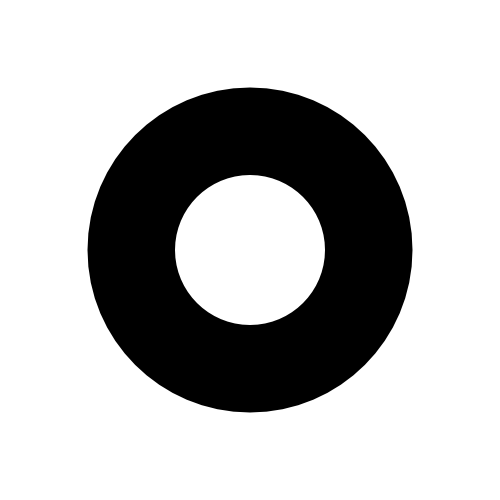
#> input picture assets/template/2circles/2circles-6_5-3-500pixel.png, 500 x 500 px
$ python dual_stereo_calibration.back.py   (older library calls are emulated)
#> lines starting #> are read from the running program, lines starting #| are printed output that depends on the picture; long printed decimals are rounded
import cv2
import numpy as np
import pandas as pd
from PIL import Image
import matplotlib.pyplot as plt
from loguru import logger


class DualStereoCalibration:
    def __init__(
        self,
        camera_matrix_left: np.ndarray | list[list[float]] | None = None,
        camera_matrix_right: np.ndarray | list[list[float]] | None = None,
        distortion_coefficients_left: np.ndarray | list[list[float]] | None = None,
        distortion_coefficients_right: np.ndarray | list[list[float]] | None = None,
        R: np.ndarray | list[list[float]] | None = None,
        T: np.ndarray | list[list[float]] | None = None,
        pixel_width_mm: float | None = None,
    ):
#> further down, left_image is the input picture: shape (500, 500, 3); min 0, max 255, mean 188.5
#| (500, 500, 3)
#| (500, 500, 3)
        self.camera_matrix_left = (
            np.array(camera_matrix_left) if camera_matrix_left is not None else None
        )
        self.camera_matrix_right = (
            np.array(camera_matrix_right) if camera_matrix_right is not None else None
        )
        self.distortion_coefficients_left = (
            np.array(distortion_coefficients_left)
            if distortion_coefficients_left is not None
            else None
        )
        self.distortion_coefficients_right = (
            np.array(distortion_coefficients_right)
            if distortion_coefficients_right is not None
            else None
        )
        self.R = np.array(R) if R is not None else None
        self.T = np.array(T) if T is not None else None
        self.pixel_width_mm = pixel_width_mm if pixel_width_mm is not None else None

    def undistort_images(
        self, image_left: np.ndarray, image_right: np.ndarray
    ) -> tuple[
        np.ndarray,
        np.ndarray,
        np.ndarray,
        np.ndarray,
        np.ndarray | None,
        np.ndarray | None,
        np.ndarray | None,
        np.ndarray | None,
        np.ndarray | None,
        tuple | None,
        tuple | None,
    ]:
        """图像畸变矫正"""
        if any(
            [
                self.camera_matrix_left is None,
                self.camera_matrix_right is None,
                self.distortion_coefficients_left is None,
                self.distortion_coefficients_right is None,
                self.R is None,
                self.T is None,
            ]
        ):
            logger.warning("camera matrices not set, couldn't undistort images.")
            return (
                image_left,
                image_right,
                image_left,
                image_right,
                None,
                None,
                None,
                None,
                None,
                None,
                None,
            )

        # w, h
        image_size = (image_left.shape[1], image_left.shape[0])
#> image_size = (500, 500)

        # [17 lines of commented-out code are left out]
        R1, R2, P1, P2, Q, roi1, roi2 = cv2.stereoRectify(
            self.camera_matrix_left,
            None,
            self.camera_matrix_right,
            None,
            image_size,
            self.R,
            self.T,
        )
#> roi1 = (0, 0, 0, 0); roi2 = (0, 0, 0, 0)

        # 使用 cv2.undistort 进行畸变矫正
        undistorted_image_left: np.ndarray = cv2.undistort(
            image_left, self.camera_matrix_left, self.distortion_coefficients_left
        )
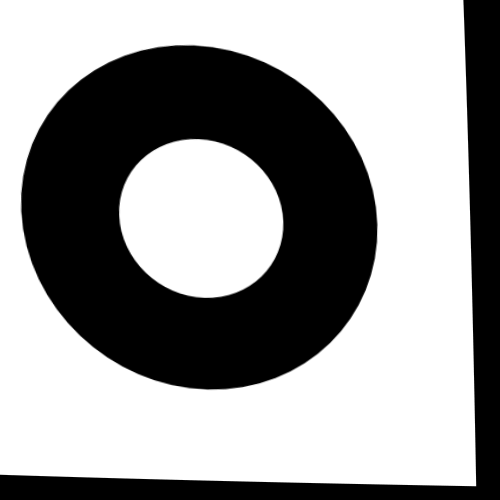
#> undistorted_image_left: shape (500, 500, 3); min 0, max 255, mean 153.8
        undistorted_image_right: np.ndarray = cv2.undistort(
            image_right, self.camera_matrix_right, self.distortion_coefficients_right
        )
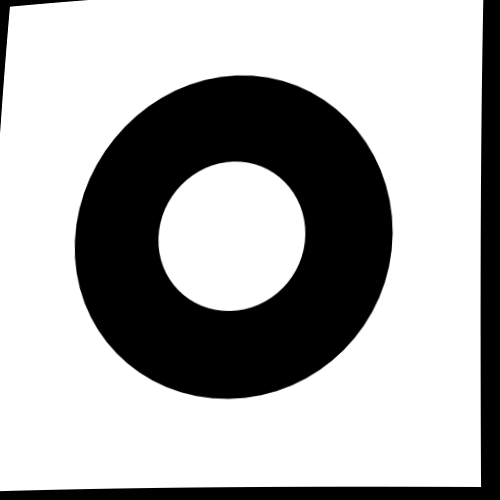
#> undistorted_image_right: shape (500, 500, 3); min 0, max 255, mean 173.8

        # 计算校正映射
        map1_left, map2_left = cv2.initUndistortRectifyMap(
            self.camera_matrix_left, None, R1, P1, image_size, cv2.CV_32FC1
        )
        map1_right, map2_right = cv2.initUndistortRectifyMap(
            self.camera_matrix_right, None, R2, P2, image_size, cv2.CV_32FC1
        )

        # 应用校正映射
        rectified_image_left = cv2.remap(
            undistorted_image_left, map1_left, map2_left, cv2.INTER_LINEAR
        )
#> rectified_image_left: shape (500, 500, 3); every value is 0
        rectified_image_right = cv2.remap(
            undistorted_image_right, map1_right, map2_right, cv2.INTER_LINEAR
        )

        return (
            undistorted_image_left,
            undistorted_image_right,
            rectified_image_left,
            rectified_image_right,
            R1,
            R2,
            P1,
            P2,
            Q,
            roi1,
            roi2,
        )

    def undistort_point(
        self,
        point: np.ndarray | list[float],
        camera_matrix: np.ndarray | None,
        R: np.ndarray | None,
        P: np.ndarray | None,
    ) -> list[float]:
        """对单个点坐标进行畸变矫正

        Args:
            point (np.ndarray | list[float]): 需要矫正的坐标, 格式为 [x, y]
            camera_matrix (np.ndarray):
            R (np.ndarray):
            P (np.ndarray):

        Returns:
            list[float]: 矫正后的坐标, 格式为 [x, y]
        """

        # 将点转换为符合输入格式的数组
        point = np.array(point)

        if any([camera_matrix is None, R is None, P is None]):
            logger.warning("camera matrices not set, couldn't undistort points.")
            return point.tolist()

        undistorted_point: np.ndarray = cv2.undistortPoints(
            point, camera_matrix, None, R=R, P=P
        )
        # 返回矫正后的点坐标
        point_corrected: list = undistorted_point.ravel().tolist()
        return point_corrected

    def undistort_points(
        self,
        points: np.ndarray | list[list[float]],
        camera_matrix: np.ndarray | None,
        R: np.ndarray | None,
        P: np.ndarray | None,
    ) -> list[list[float]]:
        """对多个点坐标进行畸变矫正

        Args:
            points (np.ndarray | list[list[float]]): 多个坐标, 格式为 [[x1, y1], [x2, y2], ...]
            camera_matrix (np.ndarray):
            R (np.ndarray):
            P (np.ndarray):

        Returns:
            list[list[float]]: 矫正后的坐标, 格式为 [[x1, y1], [x2, y2], ...]
        """
        points = np.array(points).reshape(-1, 2)

        if any([camera_matrix is None, R is None, P is None]):
            logger.warning("camera matrices not set, couldn't undistort points.")
            return points.tolist()

        undistorted_points = []
        for point in points:
            undistorted_point: np.ndarray = cv2.undistortPoints(
                point, camera_matrix, None, R=R, P=P
            )
            point_corrected: list = undistorted_point.ravel().tolist()
            undistorted_points.append(point_corrected)
        return undistorted_points

    # [6 lines left out: function find_corners, not called in this run]

    def save_corners_to_csv(self, corners, file_path):
        df = pd.DataFrame(corners, columns=["x", "y"])
        df.to_csv(file_path, index=False)

    # [103 lines left out: functions get_stereo_parameters, pixel_to_world, draw_combined_image, not called in this run]


if __name__ == "__main__":
    camera_matrix_left = np.array(
        [
            [7.44937603e03, 0.00000000e00, 1.79056889e03],
            [0.00000000e00, 7.45022891e03, 1.26665786e03],
            [0.00000000e00, 0.00000000e00, 1.00000000e00],
        ]
    )

    camera_matrix_right = np.array(
        [
            [7.46471035e03, 0.00000000e00, 1.81985040e03],
            [0.00000000e00, 7.46415680e03, 1.38081032e03],
            [0.00000000e00, 0.00000000e00, 1.00000000e00],
        ]
    )

    distortion_coefficients_left = np.array(
        [
            [
                -4.44924086e-01,
                6.27814725e-01,
                -1.80510014e-03,
                -8.97545764e-04,
                -1.84473439e01,
            ]
        ]
    )
    distortion_coefficients_right = np.array(
        [
            [
                -4.07660445e-01,
                -2.23391154e00,
                -1.09115383e-03,
                -3.04516347e-03,
                7.45504877e01,
            ]
        ]
    )

    R = np.array(
        [
            [0.97743098, 0.00689964, 0.21114231],
            [-0.00564446, 0.99996264, -0.00654684],
            [-0.2111796, 0.0052073, 0.97743341],
        ]
    )

    T = np.array([[-476.53571438], [4.78988367], [49.50495583]])
    sensor_width_mm = 6.413  # 传感器宽度，以毫米为单位
    image_width_pixels = 3840  # 图像宽度，以像素为单位
    # 计算每个像素的宽度（以毫米为单位）
    pixel_width_mm = sensor_width_mm / image_width_pixels

    # 创建ImageUndistorter对象
    dual_stereo_calibration = DualStereoCalibration(
        camera_matrix_left,
        camera_matrix_right,
        distortion_coefficients_left,
        distortion_coefficients_right,
        R,
        T,
        pixel_width_mm,
    )

    # # 输入图像路径
    left_image_path = "../assets/template/2circles/2circles-6_5-3-500pixel.png"
    left_image = cv2.imread(left_image_path)
    right_image_path = "../assets/template/2circles/2circles-6_5-3-500pixel.png"
    right_image = cv2.imread(right_image_path)
    print(left_image.shape)
    print(right_image.shape)

    # # 输出图像路径
    left_output_path = "../results/2circles-6_5-3-500pixel_left0.jpg"
    right_output_path1 = "../results/2circles-6_5-3-500pixel_right0.jpg"

    # # 调用函数进行图像畸变矫正
    (
        undistorted_image_left,
        undistorted_image_right,
        rectified_image_left,
        rectified_image_right,
        R1,
        R2,
        P1,
        P2,
        Q,
        roi1,
        roi2,
    ) = dual_stereo_calibration.undistort_images(left_image, right_image)
#> R1 = [[0.994, -0.00367, 0.109], [0.00395, 1, -0.00237], [-0.109, 0.00279, 0.994]]; R2 = [[0.995, -0.01, -0.103], [0.0103, 1, 0.00205], [0.103, -0.0031, 0.995]]; P1 = [[7457.2, 0, 1793.4, 0], [0, 7457.2, 1343.1, 0], [0, 0, 1, 0]]; P2 = [[7457.2, 0, 1793.4, -3572921.3], [0, 7457.2, 1343.1, 0], [0, 0, 1, 0]]; Q = [[1, 0, 0, -1793.4], [0, 1, 0, -1343.1], [0, 0, 0, 7457.2], [0, 0, 0.00209, 0]]; roi1 = (0, 0, 0, 0); roi2 = (0, 0, 0, 0)

    cv2.imwrite(left_output_path, undistorted_image_left)
    cv2.imwrite(right_output_path1, undistorted_image_right)

    # 这里进行模板匹配中心点识别
    # 输入需要矫正的点坐标
    xy = [200.0, 200.0]
    # left 畸变矫正后的坐标点
    xy_corrected = dual_stereo_calibration.undistort_point(
        xy, camera_matrix_left, R1, P1
    )
#> in undistort_point, `undistorted_point: np.ndarray = cv2.undistortPoints( point, camera_mat..`: undistorted_point = [[1040.8, 269.6]]
#> in undistort_point, `point_corrected: list = undistorted_point.ravel().tolist()`: point_corrected = [1040.8, 269.6]
#> xy_corrected = [1040.8, 269.6]
    print(f"left 矫正后的点坐标为: {xy_corrected}")
#| left 矫正后的点坐标为: [1040.769, 269.632]

    # right 畸变矫正后的坐标点
    xy_corrected = dual_stereo_calibration.undistort_point(
        xy, camera_matrix_right, R2, P2
    )
#> xy_corrected = [-641.2, 129]
    print(f"right 矫正后的点坐标为: {xy_corrected}")
#| right 矫正后的点坐标为: [-641.154, 129.041]

    xy = [[200.0, 200.0]]
    # 畸变矫正后的坐标点
    xy_corrected = dual_stereo_calibration.undistort_point(
        xy, camera_matrix_left, R1, P1
    )
#> xy_corrected = [1040.8, 269.6]
    print(f"left 矫正后的点坐标为: {xy_corrected}")
#| left 矫正后的点坐标为: [1040.769, 269.632]

    xy = [[[200.0, 200.0]]]
    # 畸变矫正后的坐标点
    xy_corrected = dual_stereo_calibration.undistort_point(
        xy, camera_matrix_left, R1, P1
    )
    print(f"left 矫正后的点坐标为: {xy_corrected}")
#| left 矫正后的点坐标为: [1040.769, 269.632]

    xy = [[200.0, 200.0], [400.0, 400.0]]
    # 畸变矫正后的坐标点
    xy_corrected = dual_stereo_calibration.undistort_points(
        xy, camera_matrix_left, R1, P1
    )
#> the loop in undistort_points, `for point in points:` made 2 passes
#> point_corrected on passes 1 to 2: [1040.8, 269.6], [1234.2, 464.8]
#> after the loop in undistort_points, `for point in points:`: undistorted_points = [[1040.8, 269.6], [1234.2, 464.8]]
#> xy_corrected = [[1040.8, 269.6], [1234.2, 464.8]]
    print(f"left 矫正后的点坐标为: {xy_corrected}")
#| left 矫正后的点坐标为: [[1040.769, 269.632], [1234.180, 464.801]]

    print("=" * 100)
    # 测试为None的情况
    dual_stereo_calibration = DualStereoCalibration()
    dual_stereo_calibration.undistort_images(left_image, right_image)
    xy = [200.0, 200.0]
    xy_corrected = dual_stereo_calibration.undistort_point(xy, None, None, None)
    print(f"矫正后的点坐标为: {xy_corrected}")
    xy = [[200.0, 200.0], [400.0, 400.0]]
    xy_corrected = dual_stereo_calibration.undistort_points(xy, None, None, None)
    print(f"矫正后的点坐标为: {xy_corrected}")

$ run again, with assets/template/2circles/2circles-6_5-3-350pixel.png copied over assets/template/2circles/2circles-6_5-3-500pixel.png
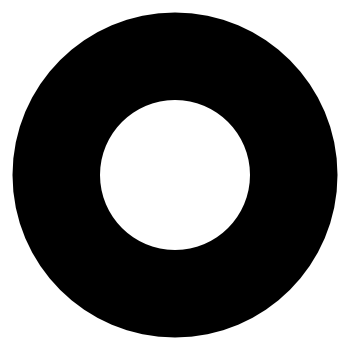
#> input picture assets/template/2circles/2circles-6_5-3-350pixel.png, 350 x 350 px
#> left_image is the input picture: shape (350, 350, 3); min 0, max 255, mean 119.3
#| (350, 350, 3)
#| (350, 350, 3)
#> in undistort_images, `undistorted_image_left: np.ndarray = cv2.undistort( image_left, self.c..`:
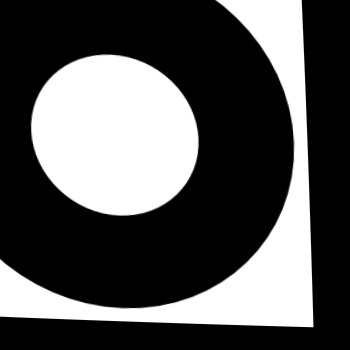
#> undistorted_image_left: shape (350, 350, 3); min 0, max 255, mean 85
#> in undistort_images, `undistorted_image_right: np.ndarray = cv2.undistort( image_right, self..`:
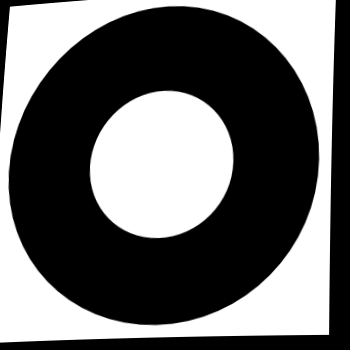
#> undistorted_image_right: shape (350, 350, 3); min 0, max 255, mean 104.5
#> rectified_image_left: shape (350, 350, 3); every value is 0
#> `( undistorted_image_left, undistorted_image_right, rectified_image_lef..`: R1 = [[0.994, -0.00367, 0.109], [0.00395, 1, -0.00237], [-0.109, 0.00279, 0.994]]; R2 = [[0.995, -0.01, -0.103], [0.0103, 1, 0.00205], [0.103, -0.0031, 0.995]]; P1 = [[7457.2, 0, 1793.8, 0], [0, 7457.2, 1344.1, 0], [0, 0, 1, 0]]; P2 = [[7457.2, 0, 1793.8, -3572921.3], [0, 7457.2, 1344.1, 0], [0, 0, 1, 0]]; Q = [[1, 0, 0, -1793.8], [0, 1, 0, -1344.1], [0, 0, 0, 7457.2], [0, 0, 0.00209, 0]]; roi1 = (0, 0, 0, 0)
#> in undistort_point, `undistorted_point: np.ndarray = cv2.undistortPoints( point, camera_mat..`: undistorted_point = [[1041.1, 270.7]]
#> in undistort_point, `point_corrected: list = undistorted_point.ravel().tolist()`: point_corrected = [1041.1, 270.7]
#| left 矫正后的点坐标为: [1041.095, 270.653]
#> `xy_corrected = dual_stereo_calibration.undistort_point( xy, camera_mat..`: xy_corrected = [-640.8, 130.1]
#| right 矫正后的点坐标为: [-640.828, 130.062]
#> `xy_corrected = dual_stereo_calibration.undistort_point( xy, camera_mat..`: xy_corrected = [1041.1, 270.7]
#| left 矫正后的点坐标为: [1041.095, 270.653]
#| left 矫正后的点坐标为: [1041.095, 270.653]
#> the loop in undistort_points, `for point in points:` made 2 passes
#> point_corrected on passes 1 to 2: [1041.1, 270.7], [1234.5, 465.8]
#> after the loop in undistort_points, `for point in points:`: undistorted_points = [[1041.1, 270.7], [1234.5, 465.8]]
#| left 矫正后的点坐标为: [[1041.095, 270.653], [1234.506, 465.821]]
